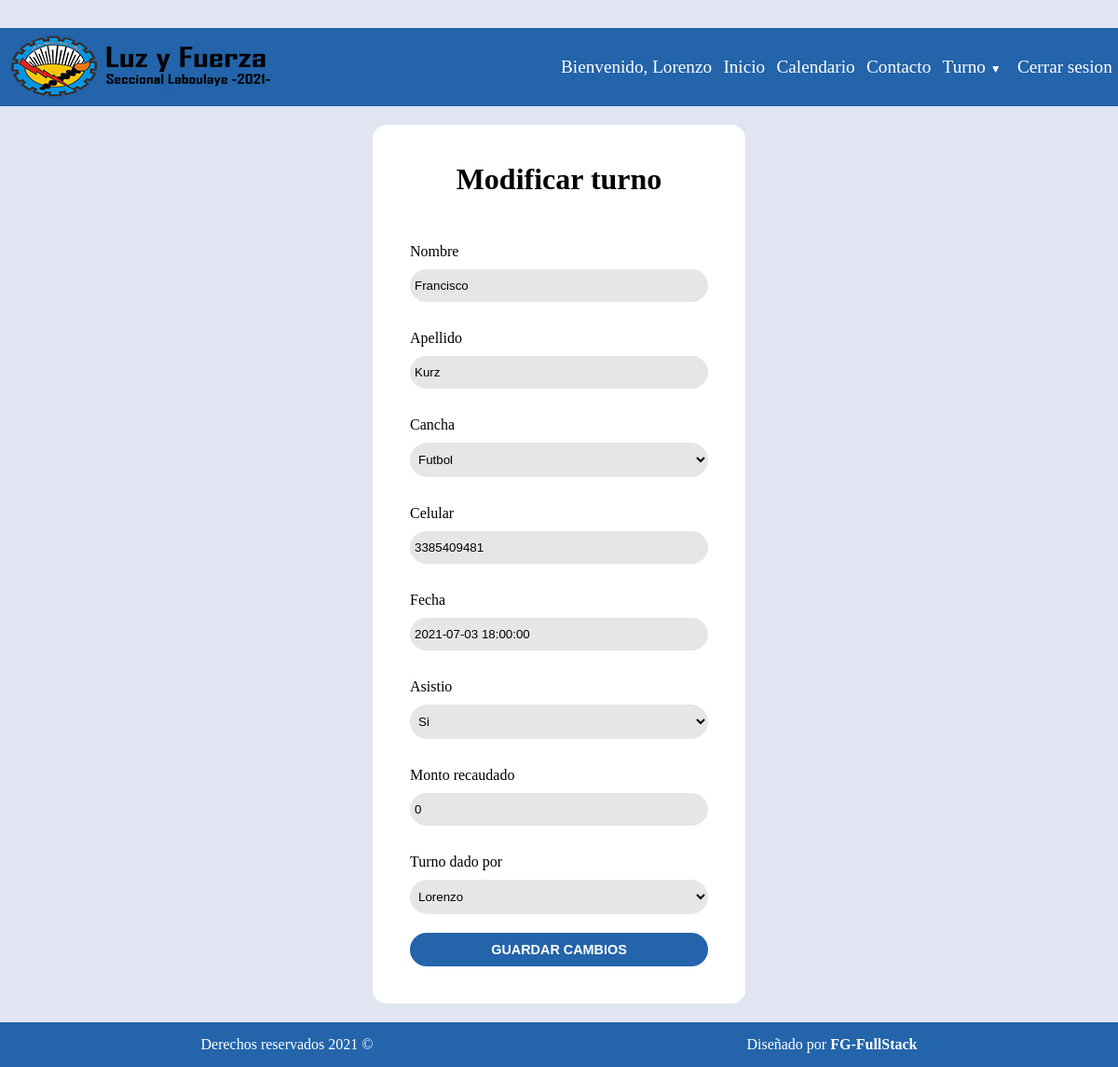
Page /turnos/editar/4 (signed in) on the earlier database version.
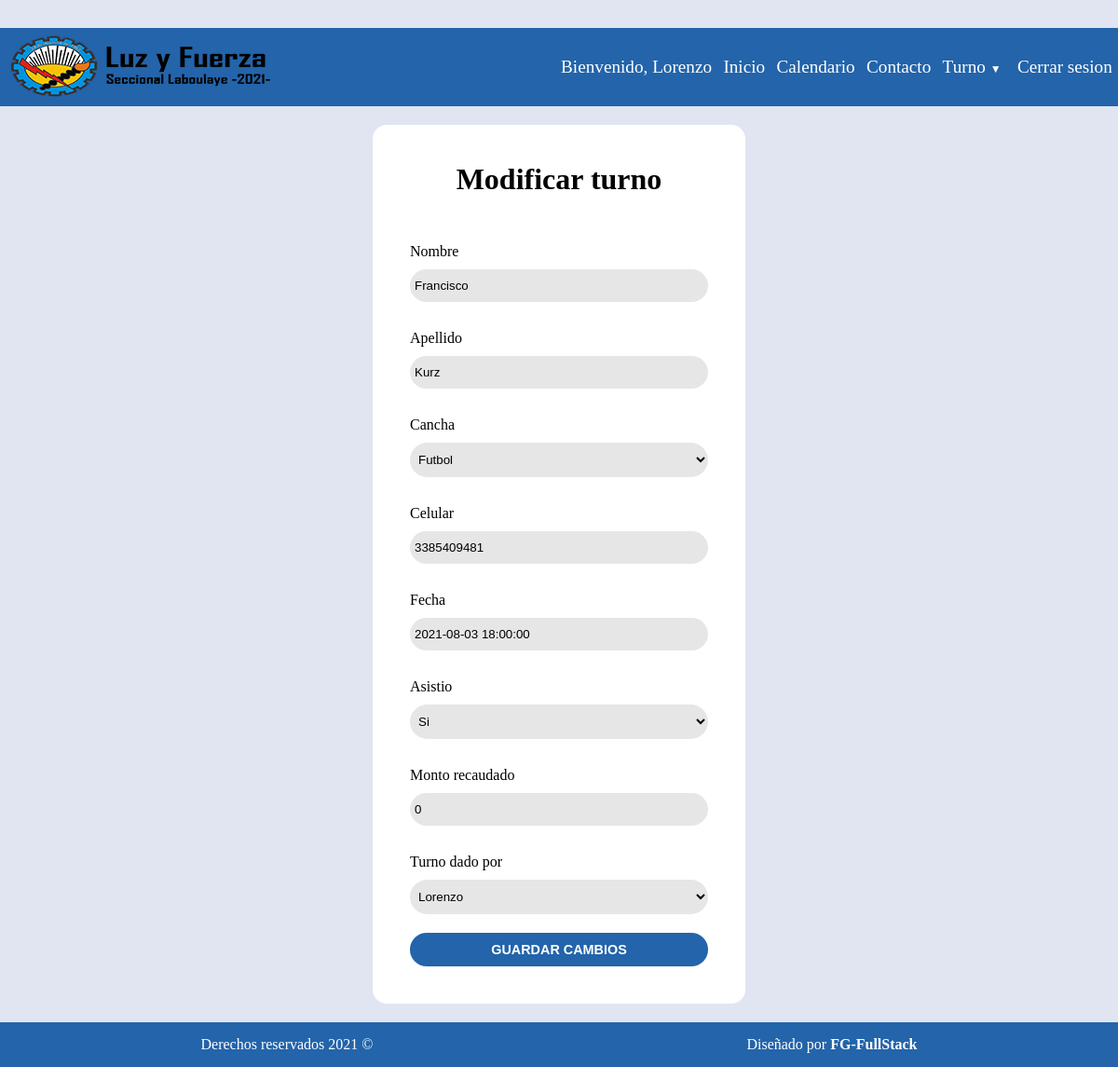
Same page on the later database version.
### turnos/models.py (models this page shows)
class Turno(models.Model):
    nombre = models.CharField(max_length=60)
    apellido = models.CharField(max_length=60)
    tipoCancha = models.CharField(max_length=60, choices= cancha)
    fecha = models.DateTimeField(verbose_name='Fecha y hora')
    celular = models.CharField("Celular", max_length = 11)
    asistio = models.CharField(max_length=9, choices= asistencia, default='Si')
    montoRecaudado = models.IntegerField(default=0)
    turnoDadoPor = models.ForeignKey(User, null=True, on_delete=models.CASCADE, related_name="TurnoDadoPor")

### turnos/views.py (the view)
# urls.py: path('editar/<int:pk>', views.editarTurno.as_view() , name='editarTurno')
class editarTurno(LoginRequiredMixin, UpdateView):
    model = Turno
    form_class = turnoForm
    template_name = "turnos/editarTurno.html"
    success_url = reverse_lazy('index')

### turnos/forms.py
class turnoForm(forms.ModelForm):
    class Meta:
        model = Turno
        fields = ('__all__')
        widgets = {
          'turnoDadoPor': forms.Select(),
          'fecha': forms.DateTimeInput()
    }

### templates/turnos/editarTurno.html (shortened to what this page needs)
{% extends 'base.html' %}
{% load static %}
{% block css %}
<link rel="stylesheet" href="https://cdn.jsdelivr.net/npm/flatpickr/dist/flatpickr.min.css">
{% endblock  %}
{% load widget_tweaks %}
{% block body %}
<main class="container">
    <div class="card">
        <div class="card-title">
            <h1>Modificar turno</h1>
        </div>
        <form class="form-inicio" action="" method="post">
                <label for="nombre" class="form-label">Nombre</label>
                {{ form.nombre|add_class:'form-control' }}
                <label for="apellido" class="form-label">Apellido</label>
                {{ form.apellido|add_class:'form-control' }}
                <label for="cancha" class="form-label">Cancha</label>
                {{ form.tipoCancha|add_class:'form-control' }}
                <label for="celular" class="form-label">Celular</label>
                {{ form.celular|add_class:'form-control' }}
                <label for="fecha" class="form-label">Fecha</label>
                {{ form.fecha|add_class:'form-control'}}
                <label for="asistio" class="form-label">Asistio</label>
                {{ form.asistio|add_class:'form-control' }}
                <label for="monto" class="form-label">Monto recaudado</label>
                {{ form.montoRecaudado|add_class:'form-control' }}
                <label for="turnoDado" class="form-label">Turno dado por</label>
                {{ form.turnoDadoPor }}
                <input type="submit" value="Guardar cambios" class="btn-inicio"/>
            </form>
    </div>
</main>
{% endblock  %}

Differences in the rows shown:
changed Turno "Francisco": fecha "2021-07-03 18:00:00" → "2021-08-03 18:00:00"
